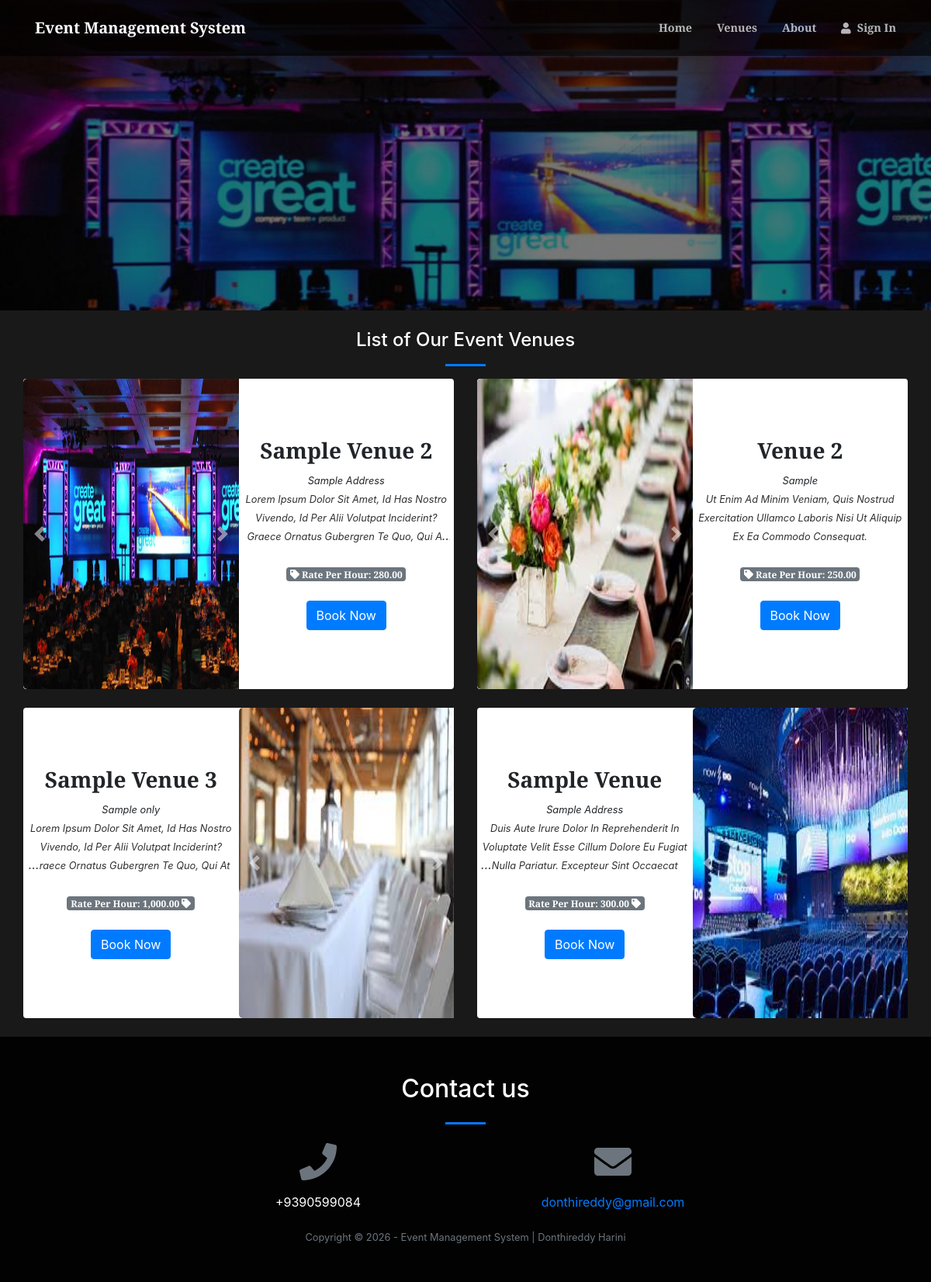
The page /index.php?page=venue on the database its author committed.
### tables this page shows
CREATE TABLE `venue` (
  `id` int(30) NOT NULL,
  `venue` text NOT NULL,
  `address` text NOT NULL,
  `description` text NOT NULL,
  `rate` float NOT NULL
);

### venue.php (the view, shortened to what this page needs)
<?php
include 'admin/db_connect.php';
?>
        <header class="masthead">
        </header>
            <div class="container-fluid mt-3 pt-2">
                <h4 class="text-center text-white">List of Our Event Venues</h4>
                <hr class="divider">
                <div class="row-items">
                <div class="col-lg-12">
                    <div class="row">
                <?php
                $rtl ='rtl';
                $ci= 0;
                $venue = $conn->query("SELECT * from venue order by rand()");
                while($row = $venue->fetch_assoc()):
                    $ci++;
                    if($ci < 3){
                        $rtl = '';
                    }else{
                        $rtl = 'rtl';
                    }
                    if($ci == 4){
                        $ci = 0;
                    }
                ?>
                <div class="col-md-6">
                <div class="card venue-list <?php echo $rtl ?>" data-id="<?php echo $row['id'] ?>">
                        <div id="imagesCarousel_<?php echo $row['id'] ?> card-img-top " class="carousel slide" data-ride="carousel">
                              <div class="carousel-inner">
                                     <?php
                                         $images = array();
                                         $fpath = 'admin/assets/uploads/venue_'.$row['id'];
                                         if(is_dir($fpath)) {
                                             $scan = scandir($fpath);
                                             foreach($scan as $v) {
                                                 if(!in_array($v, array('.','..'))) {
                                                     $images[] = $fpath.'/'.$v;
                                                 }
                                             }
                                         }
                                         $i = 1;
                                         foreach($images as $imgSrc):
                                             $active = $i == 1 ? 'active' : '';
                                     ?>
                                          <div class="carousel-item <?php echo $active ?>">
                                           <img class="d-block w-100" src="<?php echo $imgSrc ?>" alt="<?php echo htmlspecialchars($row['venue']) ?>">
                                         </div>
                                     <?php
                                             $i++;
                                         endforeach;
                                     ?>
                                      <a class="carousel-control-prev" href="#imagesCarousel_<?php echo $row['id'] ?>" role="button" data-slide="prev">
                                         <span class="carousel-control-prev-icon" aria-hidden="true"></span>
                                       </a>
                                       <a class="carousel-control-next" href="#imagesCarousel_<?php echo $row['id'] ?>" role="button" data-slide="next">
                                         <span class="carousel-control-next-icon" aria-hidden="true"></span>
                                       </a>
                                         </div>
                                     </div>
                    <div class="card-body">
                        <div class="row align-items-center justify-content-center text-center h-100">
                            <div class="">
                                <div>
                                    <h3><b class="filter-txt"><?php echo ucwords($row['venue']) ?></b></h3>
                                    <small><i><?php echo $row['address'] ?></i></small>
                                </div>
                                <div>
                                <span class="truncate" style="font-size: inherit;"><small><?php echo ucwords($row['description']) ?></small></span>
                                    <br>
                                <span class="badge badge-secondary"><i class="fa fa-tag"></i> Rate Per Hour: <?php echo number_format($row['rate'],2) ?></span>
                                <br>
                                <br>
                                <button class="btn btn-primary book-venue align-self-end" type="button" data-id='<?php echo $row['id'] ?>'>Book Now</button>
                                </div>
                            </div>
                        </div>
                    </div>
                </div>
                <br>
                </div>
                <?php endwhile; ?>
                </div>
                </div>
                </div>
            </div>

### venue.php (style rules this page uses)
.venue-list { cursor: pointer; border: unset; flex-direction: inherit; }
.venue-list .carousel,.venue-list .card-body { width: calc(50%) }
.venue-list .carousel img.d-block.w-100 { border-top-left-radius: 5px; border-bottom-left-radius: 5px; min-height: 50vh; }
.carousel,.carousel-inner,.carousel-item { min-height: calc(100%) }
header.masthead,header.masthead:before { min-height: 50vh !important; height: 50vh !important }
.row-items { position: relative; }
.rtl { direction: rtl ; }

### rows shown on the page
venue: venue "Sample Venue 2", address "Sample Address", description "Lorem Ipsum Dolor Sit Amet, Id Has Nostro Vivendo, Id Per Alii Volutpat Inciderint? Graece Ornatus Gubergren Te Quo, Qui…", rate "280.00"
venue: venue "Venue 2", address "Sample", description "Ut Enim Ad Minim Veniam, Quis Nostrud Exercitation Ullamco Laboris Nisi Ut Aliquip Ex Ea Commodo Consequat.", rate "250.00"
venue: venue "Sample Venue 3", address "Sample only", description "Lorem Ipsum Dolor Sit Amet, Id Has Nostro Vivendo, Id Per Alii Volutpat Inciderint? Graece Ornatus Gubergren Te Quo, Qui…", rate "1,000.00"
venue: venue "Sample Venue", address "Sample Address", description "Duis Aute Irure Dolor In Reprehenderit In Voluptate Velit Esse Cillum Dolore Eu Fugiat Nulla Pariatur. Excepteur Sint…", rate "300.00"

### other values the page prints
$_SESSION['system']['name'] "Event Management System"
$_SESSION['system']['contact'] "+9390599084"
$_SESSION['system']['email'] "donthireddy@gmail.com"
